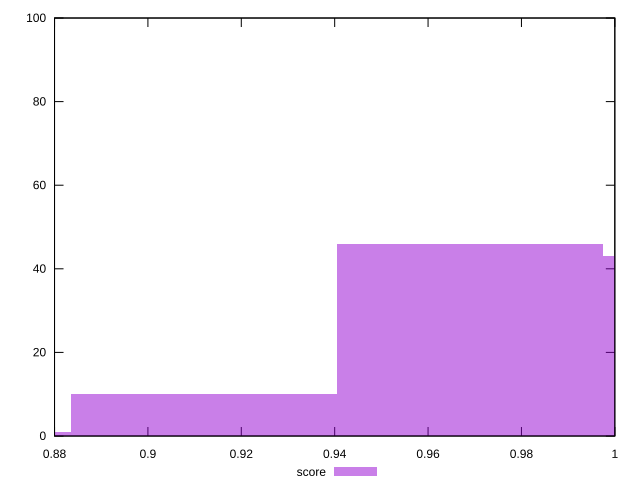

Here is the gnuplot script that generated this plot:
reset

$score <<EOF
0.9689421007062503 46
1.0259386948654414 43
0.9119455065470591 10
0.8549489123878679 1
EOF

set key outside below
set boxwidth 0.05699659415919119
set xrange [0.88:1]
set yrange [0:100]
set trange [0:100]
set style fill transparent solid 0.5 noborder
set terminal svg size 640, 490 enhanced background rgb 'white'
set output "report_00014_2021-02-09T15:56:05.503Z/bootup-time/samples/pages+cached+noadtech/score/histogram.svg"

plot $score title "score" with boxes

reset
